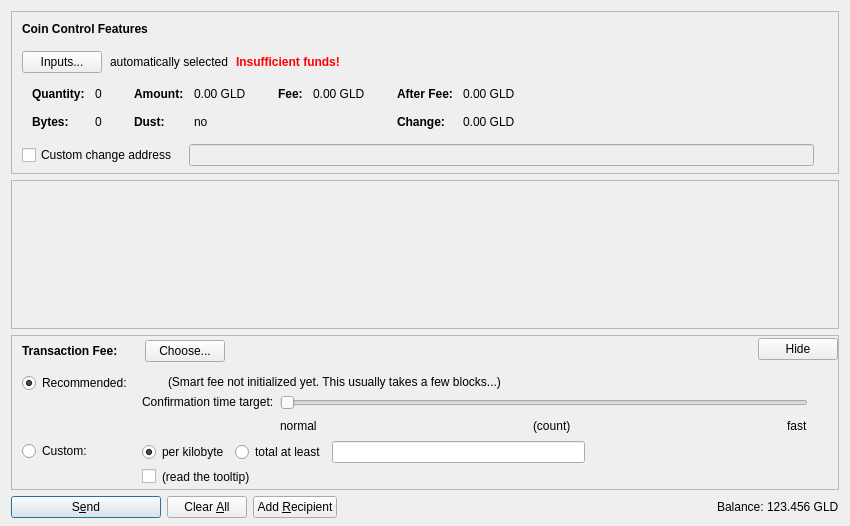
<?xml version="1.0" encoding="UTF-8"?>
<ui version="4.0">
 <class>SendCoinsDialog</class>
 <widget class="QDialog" name="SendCoinsDialog">
  <property name="geometry">
   <rect>
    <x>0</x>
    <y>0</y>
    <width>850</width>
    <height>526</height>
   </rect>
  </property>
  <property name="windowTitle">
   <string>Send Coins</string>
  </property>
  <layout class="QVBoxLayout" name="verticalLayout" stretch="0,1,0,0">
   <property name="bottomMargin">
    <number>8</number>
   </property>
   <item>
    <widget class="QFrame" name="frameCoinControl">
     <property name="sizePolicy">
      <sizepolicy hsizetype="Expanding" vsizetype="Expanding">
       <horstretch>0</horstretch>
       <verstretch>0</verstretch>
      </sizepolicy>
     </property>
     <property name="maximumSize">
      <size>
       <width>16777215</width>
       <height>16777215</height>
      </size>
     </property>
     <property name="frameShape">
      <enum>QFrame::StyledPanel</enum>
     </property>
     <property name="frameShadow">
      <enum>QFrame::Sunken</enum>
     </property>
     <layout class="QVBoxLayout" name="verticalLayoutCoinControl2">
      <property name="spacing">
       <number>0</number>
      </property>
      <property name="leftMargin">
       <number>0</number>
      </property>
      <property name="topMargin">
       <number>0</number>
      </property>
      <property name="rightMargin">
       <number>0</number>
      </property>
      <property name="bottomMargin">
       <number>6</number>
      </property>
      <item>
       <layout class="QVBoxLayout" name="verticalLayoutCoinControl" stretch="0,0,0,0,1">
        <property name="spacing">
         <number>0</number>
        </property>
        <property name="leftMargin">
         <number>10</number>
        </property>
        <property name="topMargin">
         <number>10</number>
        </property>
        <item>
         <layout class="QHBoxLayout" name="horizontalLayoutCoinControl1">
          <property name="bottomMargin">
           <number>15</number>
          </property>
          <item>
           <widget class="QLabel" name="labelCoinControlFeatures">
            <property name="sizePolicy">
             <sizepolicy hsizetype="Preferred" vsizetype="Maximum">
              <horstretch>0</horstretch>
              <verstretch>0</verstretch>
             </sizepolicy>
            </property>
            <property name="font">
             <font>
              <weight>75</weight>
              <bold>true</bold>
             </font>
            </property>
            <property name="styleSheet">
             <string notr="true">font-weight:bold;</string>
            </property>
            <property name="text">
             <string>Coin Control Features</string>
            </property>
           </widget>
          </item>
         </layout>
        </item>
        <item>
         <layout class="QHBoxLayout" name="horizontalLayoutCoinControl2" stretch="0,0,0,0">
          <property name="spacing">
           <number>8</number>
          </property>
          <property name="bottomMargin">
           <number>10</number>
          </property>
          <item>
           <widget class="QPushButton" name="pushButtonCoinControl">
            <property name="styleSheet">
             <string notr="true"/>
            </property>
            <property name="text">
             <string>Inputs...</string>
            </property>
            <property name="autoDefault">
             <bool>false</bool>
            </property>
           </widget>
          </item>
          <item>
           <widget class="QLabel" name="labelCoinControlAutomaticallySelected">
            <property name="text">
             <string>automatically selected</string>
            </property>
            <property name="margin">
             <number>5</number>
            </property>
           </widget>
          </item>
          <item>
           <widget class="QLabel" name="labelCoinControlInsuffFunds">
            <property name="font">
             <font>
              <weight>75</weight>
              <bold>true</bold>
             </font>
            </property>
            <property name="styleSheet">
             <string notr="true">color:red;font-weight:bold;</string>
            </property>
            <property name="text">
             <string>Insufficient funds!</string>
            </property>
            <property name="margin">
             <number>5</number>
            </property>
           </widget>
          </item>
          <item>
           <spacer name="horizontalSpacerCoinControl">
            <property name="orientation">
             <enum>Qt::Horizontal</enum>
            </property>
            <property name="sizeHint" stdset="0">
             <size>
              <width>40</width>
              <height>1</height>
             </size>
            </property>
           </spacer>
          </item>
         </layout>
        </item>
        <item>
         <widget class="QWidget" name="widgetCoinControl" native="true">
          <property name="sizePolicy">
           <sizepolicy hsizetype="Preferred" vsizetype="Preferred">
            <horstretch>0</horstretch>
            <verstretch>0</verstretch>
           </sizepolicy>
          </property>
          <property name="minimumSize">
           <size>
            <width>0</width>
            <height>0</height>
           </size>
          </property>
          <property name="styleSheet">
           <string notr="true"/>
          </property>
          <layout class="QHBoxLayout" name="horizontalLayoutCoinControl5">
           <property name="leftMargin">
            <number>0</number>
           </property>
           <property name="topMargin">
            <number>0</number>
           </property>
           <property name="rightMargin">
            <number>0</number>
           </property>
           <property name="bottomMargin">
            <number>0</number>
           </property>
           <item>
            <layout class="QHBoxLayout" name="horizontalLayoutCoinControl3" stretch="0,0,0,1">
             <property name="spacing">
              <number>20</number>
             </property>
             <property name="topMargin">
              <number>0</number>
             </property>
             <property name="bottomMargin">
              <number>10</number>
             </property>
             <item>
              <layout class="QFormLayout" name="formLayoutCoinControl1">
               <property name="horizontalSpacing">
                <number>10</number>
               </property>
               <property name="verticalSpacing">
                <number>14</number>
               </property>
               <property name="leftMargin">
                <number>10</number>
               </property>
               <property name="topMargin">
                <number>4</number>
               </property>
               <property name="rightMargin">
                <number>6</number>
               </property>
               <item row="0" column="0">
                <widget class="QLabel" name="labelCoinControlQuantityText">
                 <property name="font">
                  <font>
                   <weight>75</weight>
                   <bold>true</bold>
                  </font>
                 </property>
                 <property name="text">
                  <string>Quantity:</string>
                 </property>
                 <property name="margin">
                  <number>0</number>
                 </property>
                </widget>
               </item>
               <item row="0" column="1">
                <widget class="QLabel" name="labelCoinControlQuantity">
                 <property name="cursor">
                  <cursorShape>IBeamCursor</cursorShape>
                 </property>
                 <property name="contextMenuPolicy">
                  <enum>Qt::ActionsContextMenu</enum>
                 </property>
                 <property name="text">
                  <string notr="true">0</string>
                 </property>
                 <property name="margin">
                  <number>0</number>
                 </property>
                 <property name="textInteractionFlags">
                  <set>Qt::LinksAccessibleByMouse|Qt::TextSelectableByKeyboard|Qt::TextSelectableByMouse</set>
                 </property>
                </widget>
               </item>
               <item row="1" column="0">
                <widget class="QLabel" name="labelCoinControlBytesText">
                 <property name="font">
                  <font>
                   <weight>75</weight>
                   <bold>true</bold>
                  </font>
                 </property>
                 <property name="text">
                  <string>Bytes:</string>
                 </property>
                </widget>
               </item>
               <item row="1" column="1">
                <widget class="QLabel" name="labelCoinControlBytes">
                 <property name="cursor">
                  <cursorShape>IBeamCursor</cursorShape>
                 </property>
                 <property name="contextMenuPolicy">
                  <enum>Qt::ActionsContextMenu</enum>
                 </property>
                 <property name="text">
                  <string notr="true">0</string>
                 </property>
                 <property name="textInteractionFlags">
                  <set>Qt::LinksAccessibleByMouse|Qt::TextSelectableByKeyboard|Qt::TextSelectableByMouse</set>
                 </property>
                </widget>
               </item>
              </layout>
             </item>
             <item>
              <layout class="QFormLayout" name="formLayoutCoinControl2">
               <property name="horizontalSpacing">
                <number>10</number>
               </property>
               <property name="verticalSpacing">
                <number>14</number>
               </property>
               <property name="leftMargin">
                <number>6</number>
               </property>
               <property name="topMargin">
                <number>4</number>
               </property>
               <property name="rightMargin">
                <number>6</number>
               </property>
               <item row="0" column="0">
                <widget class="QLabel" name="labelCoinControlAmountText">
                 <property name="font">
                  <font>
                   <weight>75</weight>
                   <bold>true</bold>
                  </font>
                 </property>
                 <property name="text">
                  <string>Amount:</string>
                 </property>
                 <property name="margin">
                  <number>0</number>
                 </property>
                </widget>
               </item>
               <item row="0" column="1">
                <widget class="QLabel" name="labelCoinControlAmount">
                 <property name="cursor">
                  <cursorShape>IBeamCursor</cursorShape>
                 </property>
                 <property name="contextMenuPolicy">
                  <enum>Qt::ActionsContextMenu</enum>
                 </property>
                 <property name="text">
                  <string notr="true">0.00 GLD</string>
                 </property>
                 <property name="textInteractionFlags">
                  <set>Qt::LinksAccessibleByMouse|Qt::TextSelectableByKeyboard|Qt::TextSelectableByMouse</set>
                 </property>
                </widget>
               </item>
               <item row="1" column="0">
                <widget class="QLabel" name="labelCoinControlLowOutputText">
                 <property name="font">
                  <font>
                   <weight>75</weight>
                   <bold>true</bold>
                  </font>
                 </property>
                 <property name="text">
                  <string>Dust:</string>
                 </property>
                </widget>
               </item>
               <item row="1" column="1">
                <widget class="QLabel" name="labelCoinControlLowOutput">
                 <property name="cursor">
                  <cursorShape>IBeamCursor</cursorShape>
                 </property>
                 <property name="contextMenuPolicy">
                  <enum>Qt::ActionsContextMenu</enum>
                 </property>
                 <property name="text">
                  <string notr="true">no</string>
                 </property>
                 <property name="textInteractionFlags">
                  <set>Qt::LinksAccessibleByMouse|Qt::TextSelectableByKeyboard|Qt::TextSelectableByMouse</set>
                 </property>
                </widget>
               </item>
              </layout>
             </item>
             <item>
              <layout class="QFormLayout" name="formLayoutCoinControl3">
               <property name="horizontalSpacing">
                <number>10</number>
               </property>
               <property name="verticalSpacing">
                <number>14</number>
               </property>
               <property name="leftMargin">
                <number>6</number>
               </property>
               <property name="topMargin">
                <number>4</number>
               </property>
               <property name="rightMargin">
                <number>6</number>
               </property>
               <item row="0" column="0">
                <widget class="QLabel" name="labelCoinControlFeeText">
                 <property name="font">
                  <font>
                   <weight>75</weight>
                   <bold>true</bold>
                  </font>
                 </property>
                 <property name="text">
                  <string>Fee:</string>
                 </property>
                 <property name="margin">
                  <number>0</number>
                 </property>
                </widget>
               </item>
               <item row="0" column="1">
                <widget class="QLabel" name="labelCoinControlFee">
                 <property name="cursor">
                  <cursorShape>IBeamCursor</cursorShape>
                 </property>
                 <property name="contextMenuPolicy">
                  <enum>Qt::ActionsContextMenu</enum>
                 </property>
                 <property name="text">
                  <string notr="true">0.00 GLD</string>
                 </property>
                 <property name="textInteractionFlags">
                  <set>Qt::LinksAccessibleByMouse|Qt::TextSelectableByKeyboard|Qt::TextSelectableByMouse</set>
                 </property>
                </widget>
               </item>
              </layout>
             </item>
             <item>
              <layout class="QFormLayout" name="formLayoutCoinControl4">
               <property name="horizontalSpacing">
                <number>10</number>
               </property>
               <property name="verticalSpacing">
                <number>14</number>
               </property>
               <property name="leftMargin">
                <number>6</number>
               </property>
               <property name="topMargin">
                <number>4</number>
               </property>
               <property name="rightMargin">
                <number>6</number>
               </property>
               <item row="0" column="0">
                <widget class="QLabel" name="labelCoinControlAfterFeeText">
                 <property name="font">
                  <font>
                   <weight>75</weight>
                   <bold>true</bold>
                  </font>
                 </property>
                 <property name="text">
                  <string>After Fee:</string>
                 </property>
                 <property name="margin">
                  <number>0</number>
                 </property>
                </widget>
               </item>
               <item row="0" column="1">
                <widget class="QLabel" name="labelCoinControlAfterFee">
                 <property name="cursor">
                  <cursorShape>IBeamCursor</cursorShape>
                 </property>
                 <property name="contextMenuPolicy">
                  <enum>Qt::ActionsContextMenu</enum>
                 </property>
                 <property name="text">
                  <string notr="true">0.00 GLD</string>
                 </property>
                 <property name="textInteractionFlags">
                  <set>Qt::LinksAccessibleByMouse|Qt::TextSelectableByKeyboard|Qt::TextSelectableByMouse</set>
                 </property>
                </widget>
               </item>
               <item row="1" column="0">
                <widget class="QLabel" name="labelCoinControlChangeText">
                 <property name="font">
                  <font>
                   <weight>75</weight>
                   <bold>true</bold>
                  </font>
                 </property>
                 <property name="text">
                  <string>Change:</string>
                 </property>
                </widget>
               </item>
               <item row="1" column="1">
                <widget class="QLabel" name="labelCoinControlChange">
                 <property name="cursor">
                  <cursorShape>IBeamCursor</cursorShape>
                 </property>
                 <property name="contextMenuPolicy">
                  <enum>Qt::ActionsContextMenu</enum>
                 </property>
                 <property name="text">
                  <string notr="true">0.00 GLD</string>
                 </property>
                 <property name="textInteractionFlags">
                  <set>Qt::LinksAccessibleByMouse|Qt::TextSelectableByKeyboard|Qt::TextSelectableByMouse</set>
                 </property>
                </widget>
               </item>
              </layout>
             </item>
            </layout>
           </item>
          </layout>
         </widget>
        </item>
        <item>
         <layout class="QHBoxLayout" name="horizontalLayoutCoinControl4" stretch="0,0,0">
          <property name="spacing">
           <number>12</number>
          </property>
          <property name="sizeConstraint">
           <enum>QLayout::SetDefaultConstraint</enum>
          </property>
          <property name="topMargin">
           <number>5</number>
          </property>
          <property name="rightMargin">
           <number>5</number>
          </property>
          <item>
           <widget class="QCheckBox" name="checkBoxCoinControlChange">
            <property name="toolTip">
             <string>If this is activated, but the change address is empty or invalid, change will be sent to a newly generated address.</string>
            </property>
            <property name="text">
             <string>Custom change address</string>
            </property>
           </widget>
          </item>
          <item>
           <widget class="QValidatedLineEdit" name="lineEditCoinControlChange">
            <property name="enabled">
             <bool>false</bool>
            </property>
            <property name="sizePolicy">
             <sizepolicy hsizetype="Expanding" vsizetype="Fixed">
              <horstretch>0</horstretch>
              <verstretch>0</verstretch>
             </sizepolicy>
            </property>
           </widget>
          </item>
          <item>
           <widget class="QLabel" name="labelCoinControlChangeLabel">
            <property name="sizePolicy">
             <sizepolicy hsizetype="Preferred" vsizetype="Expanding">
              <horstretch>0</horstretch>
              <verstretch>0</verstretch>
             </sizepolicy>
            </property>
            <property name="minimumSize">
             <size>
              <width>0</width>
              <height>0</height>
             </size>
            </property>
            <property name="text">
             <string/>
            </property>
            <property name="margin">
             <number>3</number>
            </property>
           </widget>
          </item>
         </layout>
        </item>
        <item>
         <spacer name="verticalSpacerCoinControl">
          <property name="orientation">
           <enum>Qt::Vertical</enum>
          </property>
          <property name="sizeHint" stdset="0">
           <size>
            <width>800</width>
            <height>1</height>
           </size>
          </property>
         </spacer>
        </item>
       </layout>
      </item>
     </layout>
    </widget>
   </item>
   <item>
    <widget class="QScrollArea" name="scrollArea">
     <property name="widgetResizable">
      <bool>true</bool>
     </property>
     <widget class="QWidget" name="scrollAreaWidgetContents">
      <property name="geometry">
       <rect>
        <x>0</x>
        <y>0</y>
        <width>830</width>
        <height>104</height>
       </rect>
      </property>
      <layout class="QVBoxLayout" name="verticalLayout_2" stretch="0,1">
       <property name="leftMargin">
        <number>0</number>
       </property>
       <property name="topMargin">
        <number>0</number>
       </property>
       <property name="rightMargin">
        <number>0</number>
       </property>
       <property name="bottomMargin">
        <number>0</number>
       </property>
       <item>
        <layout class="QVBoxLayout" name="entries">
         <property name="spacing">
          <number>6</number>
         </property>
        </layout>
       </item>
       <item>
        <spacer name="verticalSpacer">
         <property name="orientation">
          <enum>Qt::Vertical</enum>
         </property>
         <property name="sizeHint" stdset="0">
          <size>
           <width>20</width>
           <height>40</height>
          </size>
         </property>
        </spacer>
       </item>
      </layout>
     </widget>
    </widget>
   </item>
   <item>
    <widget class="QFrame" name="frameFee">
     <property name="sizePolicy">
      <sizepolicy hsizetype="Expanding" vsizetype="Expanding">
       <horstretch>0</horstretch>
       <verstretch>0</verstretch>
      </sizepolicy>
     </property>
     <property name="maximumSize">
      <size>
       <width>16777215</width>
       <height>16777215</height>
      </size>
     </property>
     <property name="frameShape">
      <enum>QFrame::StyledPanel</enum>
     </property>
     <property name="frameShadow">
      <enum>QFrame::Sunken</enum>
     </property>
     <layout class="QVBoxLayout" name="verticalLayoutFee1">
      <property name="spacing">
       <number>0</number>
      </property>
      <property name="leftMargin">
       <number>0</number>
      </property>
      <property name="topMargin">
       <number>0</number>
      </property>
      <property name="rightMargin">
       <number>0</number>
      </property>
      <property name="bottomMargin">
       <number>0</number>
      </property>
      <item>
       <layout class="QVBoxLayout" name="verticalLayoutFee2" stretch="0,0,0">
        <property name="spacing">
         <number>0</number>
        </property>
        <property name="leftMargin">
         <number>10</number>
        </property>
        <property name="topMargin">
         <number>0</number>
        </property>
        <item>
         <layout class="QHBoxLayout" name="horizontalLayoutFee1">
          <property name="bottomMargin">
           <number>0</number>
          </property>
          <item>
           <layout class="QVBoxLayout" name="verticalLayoutFee7">
            <property name="spacing">
             <number>0</number>
            </property>
            <item>
             <spacer name="verticalSpacerSmartFee">
              <property name="orientation">
               <enum>Qt::Vertical</enum>
              </property>
              <property name="sizeType">
               <enum>QSizePolicy::Fixed</enum>
              </property>
              <property name="sizeHint" stdset="0">
               <size>
                <width>1</width>
                <height>4</height>
               </size>
              </property>
             </spacer>
            </item>
            <item>
             <layout class="QHBoxLayout" name="horizontalLayoutSmartFee">
              <property name="spacing">
               <number>10</number>
              </property>
              <item>
               <widget class="QLabel" name="labelFeeHeadline">
                <property name="sizePolicy">
                 <sizepolicy hsizetype="Preferred" vsizetype="Maximum">
                  <horstretch>0</horstretch>
                  <verstretch>0</verstretch>
                 </sizepolicy>
                </property>
                <property name="font">
                 <font>
                  <weight>75</weight>
                  <bold>true</bold>
                 </font>
                </property>
                <property name="styleSheet">
                 <string notr="true">font-weight:bold;</string>
                </property>
                <property name="text">
                 <string>Transaction Fee:</string>
                </property>
               </widget>
              </item>
              <item>
               <widget class="QLabel" name="labelFeeMinimized">
                <property name="text">
                 <string/>
                </property>
               </widget>
              </item>
              <item>
               <widget class="QPushButton" name="buttonChooseFee">
                <property name="text">
                 <string>Choose...</string>
                </property>
               </widget>
              </item>
             </layout>
            </item>
            <item>
             <spacer name="verticalSpacer_5">
              <property name="orientation">
               <enum>Qt::Vertical</enum>
              </property>
              <property name="sizeHint" stdset="0">
               <size>
                <width>1</width>
                <height>1</height>
               </size>
              </property>
             </spacer>
            </item>
           </layout>
          </item>
          <item>
           <spacer name="horizontalSpacer_4">
            <property name="orientation">
             <enum>Qt::Horizontal</enum>
            </property>
            <property name="sizeHint" stdset="0">
             <size>
              <width>40</width>
              <height>20</height>
             </size>
            </property>
           </spacer>
          </item>
          <item>
           <widget class="QPushButton" name="buttonMinimizeFee">
            <property name="toolTip">
             <string>collapse fee-settings</string>
            </property>
            <property name="text">
             <string>Hide</string>
            </property>
           </widget>
          </item>
         </layout>
        </item>
        <item>
         <widget class="QFrame" name="frameFeeSelection">
          <layout class="QVBoxLayout" name="verticalLayoutFee12">
           <property name="spacing">
            <number>0</number>
           </property>
           <property name="leftMargin">
            <number>0</number>
           </property>
           <property name="topMargin">
            <number>0</number>
           </property>
           <property name="rightMargin">
            <number>0</number>
           </property>
           <property name="bottomMargin">
            <number>0</number>
           </property>
           <item>
            <layout class="QGridLayout" name="gridLayoutFee">
             <property name="topMargin">
              <number>10</number>
             </property>
             <property name="bottomMargin">
              <number>4</number>
             </property>
             <property name="horizontalSpacing">
              <number>10</number>
             </property>
             <property name="verticalSpacing">
              <number>4</number>
             </property>
             <item row="1" column="1">
              <layout class="QVBoxLayout" name="verticalLayoutFee8">
               <property name="spacing">
                <number>6</number>
               </property>
               <item>
                <layout class="QHBoxLayout" name="horizontalLayoutFee13">
                 <item>
                  <widget class="QRadioButton" name="radioCustomPerKilobyte">
                   <property name="toolTip">
                    <string>If the custom fee is set to 1000 satoshis and the transaction is only 250 bytes, then &quot;per kilobyte&quot; only pays 250 satoshis in fee, while &quot;total at least&quot; pays 1000 satoshis. For transactions bigger than a kilobyte both pay by kilobyte.</string>
                   </property>
                   <property name="text">
                    <string>per kilobyte</string>
                   </property>
                   <property name="checked">
                    <bool>true</bool>
                   </property>
                   <attribute name="buttonGroup">
                    <string notr="true">groupCustomFee</string>
                   </attribute>
                  </widget>
                 </item>
                 <item>
                  <widget class="QRadioButton" name="radioCustomAtLeast">
                   <property name="toolTip">
                    <string>If the custom fee is set to 1000 satoshis and the transaction is only 250 bytes, then &quot;per kilobyte&quot; only pays 250 satoshis in fee, while &quot;total at least&quot; pays 1000 satoshis. For transactions bigger than a kilobyte both pay by kilobyte.</string>
                   </property>
                   <property name="text">
                    <string>total at least</string>
                   </property>
                   <attribute name="buttonGroup">
                    <string notr="true">groupCustomFee</string>
                   </attribute>
                  </widget>
                 </item>
                 <item>
                  <widget class="BitcoinAmountField" name="customFee"/>
                 </item>
                 <item>
                  <spacer name="horizontalSpacer_6">
                   <property name="orientation">
                    <enum>Qt::Horizontal</enum>
                   </property>
                   <property name="sizeHint" stdset="0">
                    <size>
                     <width>1</width>
                     <height>1</height>
                    </size>
                   </property>
                  </spacer>
                 </item>
                </layout>
               </item>
               <item>
                <layout class="QHBoxLayout" name="horizontalLayoutFee8">
                 <item>
                  <widget class="QCheckBox" name="checkBoxMinimumFee">
                   <property name="toolTip">
                    <string>Paying only the minimum fee is just fine as long as there is less transaction volume than space in the blocks. But be aware that this can end up in a never confirming transaction once there is more demand for goldcoin transactions than the network can process.</string>
                   </property>
                   <property name="text">
                    <string/>
                   </property>
                  </widget>
                 </item>
                 <item>
                  <widget class="QLabel" name="labelMinFeeWarning">
                   <property name="enabled">
                    <bool>true</bool>
                   </property>
                   <property name="toolTip">
                    <string>Paying only the minimum fee is just fine as long as there is less transaction volume than space in the blocks. But be aware that this can end up in a never confirming transaction once there is more demand for goldcoin transactions than the network can process.</string>
                   </property>
                   <property name="text">
                    <string>(read the tooltip)</string>
                   </property>
                   <property name="margin">
                    <number>5</number>
                   </property>
                  </widget>
                 </item>
                 <item>
                  <spacer name="horizontalSpacer_2">
                   <property name="orientation">
                    <enum>Qt::Horizontal</enum>
                   </property>
                   <property name="sizeHint" stdset="0">
                    <size>
                     <width>1</width>
                     <height>1</height>
                    </size>
                   </property>
                  </spacer>
                 </item>
                </layout>
               </item>
              </layout>
             </item>
             <item row="0" column="0">
              <layout class="QVBoxLayout" name="verticalLayoutFee4" stretch="0,1">
               <item>
                <widget class="QRadioButton" name="radioSmartFee">
                 <property name="text">
                  <string>Recommended:</string>
                 </property>
                 <property name="checked">
                  <bool>true</bool>
                 </property>
                 <attribute name="buttonGroup">
                  <string notr="true">groupFee</string>
                 </attribute>
                </widget>
               </item>
               <item>
                <spacer name="verticalSpacer_2">
                 <property name="orientation">
                  <enum>Qt::Vertical</enum>
                 </property>
                 <property name="sizeHint" stdset="0">
                  <size>
                   <width>1</width>
                   <height>1</height>
                  </size>
                 </property>
                </spacer>
               </item>
              </layout>
             </item>
             <item row="1" column="0">
              <layout class="QVBoxLayout" name="verticalLayoutFee9" stretch="0,1">
               <item>
                <widget class="QRadioButton" name="radioCustomFee">
                 <property name="text">
                  <string>Custom:</string>
                 </property>
                 <attribute name="buttonGroup">
                  <string notr="true">groupFee</string>
                 </attribute>
                </widget>
               </item>
               <item>
                <spacer name="verticalSpacer_6">
                 <property name="orientation">
                  <enum>Qt::Vertical</enum>
                 </property>
                 <property name="sizeHint" stdset="0">
                  <size>
                   <width>1</width>
                   <height>1</height>
                  </size>
                 </property>
                </spacer>
               </item>
              </layout>
             </item>
             <item row="0" column="1">
              <layout class="QVBoxLayout" name="verticalLayoutFee3" stretch="0,0,1">
               <property name="spacing">
                <number>6</number>
               </property>
               <property name="topMargin">
                <number>2</number>
               </property>
               <item>
                <layout class="QHBoxLayout" name="horizontalLayoutFee12">
                 <item>
                  <widget class="QLabel" name="labelSmartFee">
                   <property name="text">
                    <string/>
                   </property>
                   <property name="margin">
                    <number>2</number>
                   </property>
                  </widget>
                 </item>
                 <item>
                  <widget class="QLabel" name="labelFeeEstimation">
                   <property name="text">
                    <string/>
                   </property>
                  </widget>
                 </item>
                 <item>
                  <widget class="QLabel" name="labelSmartFee2">
                   <property name="text">
                    <string>(Smart fee not initialized yet. This usually takes a few blocks...)</string>
                   </property>
                   <property name="margin">
                    <number>2</number>
                   </property>
                  </widget>
                 </item>
                 <item>
                  <spacer name="horizontalSpacer_5">
                   <property name="orientation">
                    <enum>Qt::Horizontal</enum>
                   </property>
                   <property name="sizeHint" stdset="0">
                    <size>
                     <width>1</width>
                     <height>1</height>
                    </size>
                   </property>
                  </spacer>
                 </item>
                </layout>
               </item>
               <item>
                <layout class="QHBoxLayout" name="horizontalLayoutFee9">
                 <item>
                  <layout class="QVBoxLayout" name="verticalLayoutFee6">
                   <item>
                    <widget class="QLabel" name="labelSmartFee3">
                     <property name="text">
                      <string>Confirmation time target:</string>
                     </property>
                     <property name="margin">
                      <number>2</number>
                     </property>
                    </widget>
                   </item>
                   <item>
                    <spacer name="verticalSpacer_3">
                     <property name="orientation">
                      <enum>Qt::Vertical</enum>
                     </property>
                     <property name="sizeHint" stdset="0">
                      <size>
                       <width>1</width>
                       <height>1</height>
                      </size>
                     </property>
                    </spacer>
                   </item>
                  </layout>
                 </item>
                 <item>
                  <layout class="QVBoxLayout" name="verticalLayoutFee5">
                   <property name="rightMargin">
                    <number>30</number>
                   </property>
                   <item>
                    <widget class="QSlider" name="sliderSmartFee">
                     <property name="minimum">
                      <number>0</number>
                     </property>
                     <property name="maximum">
                      <number>23</number>
                     </property>
                     <property name="pageStep">
                      <number>1</number>
                     </property>
                     <property name="value">
                      <number>0</number>
                     </property>
                     <property name="orientation">
                      <enum>Qt::Horizontal</enum>
                     </property>
                     <property name="invertedAppearance">
                      <bool>false</bool>
                     </property>
                     <property name="invertedControls">
                      <bool>false</bool>
                     </property>
                     <property name="tickPosition">
                      <enum>QSlider::NoTicks</enum>
                     </property>
                    </widget>
                   </item>
                   <item>
                    <layout class="QHBoxLayout" name="horizontalLayoutFee10">
                     <item>
                      <widget class="QLabel" name="labelSmartFeeNormal">
                       <property name="text">
                        <string>normal</string>
                       </property>
                      </widget>
                     </item>
                     <item>
                      <spacer name="horizontalSpacer_7">
                       <property name="orientation">
                        <enum>Qt::Horizontal</enum>
                       </property>
                       <property name="sizeHint" stdset="0">
                        <size>
                         <width>40</width>
                         <height>20</height>
                        </size>
                       </property>
                      </spacer>
                     </item>
                     <item>
                      <widget class="QLabel" name="confirmationTargetLabel">
                       <property name="text">
                        <string notr="true">(count)</string>
                       </property>
                      </widget>
                     </item>
                     <item>
                      <spacer name="horizontalSpacer_3">
                       <property name="orientation">
                        <enum>Qt::Horizontal</enum>
                       </property>
                       <property name="sizeHint" stdset="0">
                        <size>
                         <width>40</width>
                         <height>20</height>
                        </size>
                       </property>
                      </spacer>
                     </item>
                     <item>
                      <widget class="QLabel" name="labelSmartFeeFast">
                       <property name="text">
                        <string>fast</string>
                       </property>
                      </widget>
                     </item>
                    </layout>
                   </item>
                  </layout>
                 </item>
                </layout>
               </item>
               <item>
                <spacer name="verticalSpacer_4">
                 <property name="orientation">
                  <enum>Qt::Vertical</enum>
                 </property>
                 <property name="sizeHint" stdset="0">
                  <size>
                   <width>1</width>
                   <height>1</height>
                  </size>
                 </property>
                </spacer>
               </item>
              </layout>
             </item>
            </layout>
           </item>
          </layout>
         </widget>
        </item>
        <item>
         <spacer name="verticalSpacerFee">
          <property name="orientation">
           <enum>Qt::Vertical</enum>
          </property>
          <property name="sizeHint" stdset="0">
           <size>
            <width>800</width>
            <height>1</height>
           </size>
          </property>
         </spacer>
        </item>
       </layout>
      </item>
     </layout>
    </widget>
   </item>
   <item>
    <layout class="QHBoxLayout" name="horizontalLayout">
     <item>
      <widget class="QPushButton" name="sendButton">
       <property name="minimumSize">
        <size>
         <width>150</width>
         <height>0</height>
        </size>
       </property>
       <property name="toolTip">
        <string>Confirm the send action</string>
       </property>
       <property name="text">
        <string>S&amp;end</string>
       </property>
       <property name="icon">
        <iconset resource="../bitcoin.qrc">
         <normaloff>:/icons/send</normaloff>:/icons/send</iconset>
       </property>
       <property name="autoDefault">
        <bool>false</bool>
       </property>
       <property name="default">
        <bool>true</bool>
       </property>
      </widget>
     </item>
     <item>
      <widget class="QPushButton" name="clearButton">
       <property name="sizePolicy">
        <sizepolicy hsizetype="Minimum" vsizetype="Fixed">
         <horstretch>0</horstretch>
         <verstretch>0</verstretch>
        </sizepolicy>
       </property>
       <property name="toolTip">
        <string>Clear all fields of the form.</string>
       </property>
       <property name="text">
        <string>Clear &amp;All</string>
       </property>
       <property name="icon">
        <iconset resource="../bitcoin.qrc">
         <normaloff>:/icons/remove</normaloff>:/icons/remove</iconset>
       </property>
       <property name="autoDefault">
        <bool>false</bool>
       </property>
      </widget>
     </item>
     <item>
      <widget class="QPushButton" name="addButton">
       <property name="toolTip">
        <string>Send to multiple recipients at once</string>
       </property>
       <property name="text">
        <string>Add &amp;Recipient</string>
       </property>
       <property name="icon">
        <iconset resource="../bitcoin.qrc">
         <normaloff>:/icons/add</normaloff>:/icons/add</iconset>
       </property>
       <property name="autoDefault">
        <bool>false</bool>
       </property>
      </widget>
     </item>
     <item>
      <spacer name="horizontalSpacer">
       <property name="orientation">
        <enum>Qt::Horizontal</enum>
       </property>
       <property name="sizeHint" stdset="0">
        <size>
         <width>40</width>
         <height>20</height>
        </size>
       </property>
      </spacer>
     </item>
     <item>
      <layout class="QHBoxLayout" name="horizontalLayout_2">
       <property name="spacing">
        <number>3</number>
       </property>
       <item>
        <widget class="QLabel" name="label">
         <property name="sizePolicy">
          <sizepolicy hsizetype="Preferred" vsizetype="Fixed">
           <horstretch>0</horstretch>
           <verstretch>0</verstretch>
          </sizepolicy>
         </property>
         <property name="text">
          <string>Balance:</string>
         </property>
        </widget>
       </item>
       <item>
        <widget class="QLabel" name="labelBalance">
         <property name="sizePolicy">
          <sizepolicy hsizetype="Preferred" vsizetype="Fixed">
           <horstretch>0</horstretch>
           <verstretch>0</verstretch>
          </sizepolicy>
         </property>
         <property name="cursor">
          <cursorShape>IBeamCursor</cursorShape>
         </property>
         <property name="text">
          <string notr="true">123.456 GLD</string>
         </property>
         <property name="textInteractionFlags">
          <set>Qt::LinksAccessibleByMouse|Qt::TextSelectableByKeyboard|Qt::TextSelectableByMouse</set>
         </property>
        </widget>
       </item>
      </layout>
     </item>
    </layout>
   </item>
  </layout>
 </widget>
 <customwidgets>
  <customwidget>
   <class>QValidatedLineEdit</class>
   <extends>QLineEdit</extends>
   <header>qvalidatedlineedit.h</header>
  </customwidget>
  <customwidget>
   <class>BitcoinAmountField</class>
   <extends>QLineEdit</extends>
   <header>bitcoinamountfield.h</header>
   <container>1</container>
  </customwidget>
 </customwidgets>
 <resources>
  <include location="../bitcoin.qrc"/>
 </resources>
 <connections/>
 <buttongroups>
  <buttongroup name="groupFee"/>
  <buttongroup name="groupCustomFee"/>
 </buttongroups>
</ui>
